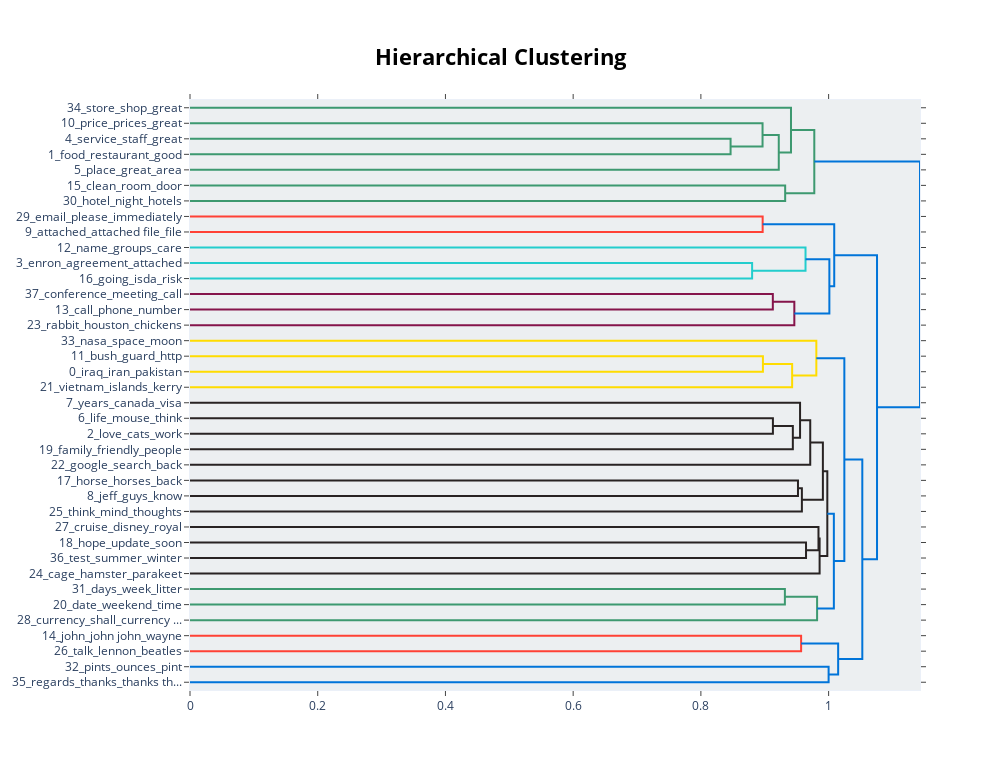

The notebook cell saved with this chart:
### Code cell
model.visualize_hierarchy()

### Figure 1 — Plotly figure (JSON) as saved in the notebook; plotly's stock layout.template omitted (floating-point values rounded to 4 significant figures)
{"data": [{"hoverinfo": "text", "marker": {"color": "rgb(61,153,112)"}, "mode": "lines", "type": "scatter", "x": [0.0, 0.8465, 0.8465, 0.0], "xaxis": "x", "y": [-25.0, -25.0, -35.0, -35.0], "yaxis": "y"}, {"hoverinfo": "text", "marker": {"color": "rgb(61,153,112)"}, "mode": "lines", "type": "scatter", "x": [0.0, 0.8965, 0.8965, 0.8465], "xaxis": "x", "y": [-15.0, -15.0, -30.0, -30.0], "yaxis": "y"}, {"hoverinfo": "text", "marker": {"color": "rgb(61,153,112)"}, "mode": "lines", "type": "scatter", "x": [0.8965, 0.922, 0.922, 0.0], "xaxis": "x", "y": [-22.5, -22.5, -45.0, -45.0], "yaxis": "y"}, {"hoverinfo": "text", "marker": {"color": "rgb(61,153,112)"}, "mode": "lines", "type": "scatter", "x": [0.0, 0.9411, 0.9411, 0.922], "xaxis": "x", "y": [-5.0, -5.0, -33.75, -33.75], "yaxis": "y"}, {"hoverinfo": "text", "marker": {"color": "rgb(61,153,112)"}, "mode": "lines", "type": "scatter", "x": [0.0, 0.932, 0.932, 0.0], "xaxis": "x", "y": [-55.0, -55.0, -65.0, -65.0], "yaxis": "y"}, {"hoverinfo": "text", "marker": {"color": "rgb(61,153,112)"}, "mode": "lines", "type": "scatter", "x": [0.9411, 0.9776, 0.9776, 0.932], "xaxis": "x", "y": [-19.38, -19.38, -60.0, -60.0], "yaxis": "y"}, {"hoverinfo": "text", "marker": {"color": "rgb(255,65,54)"}, "mode": "lines", "type": "scatter", "x": [0.0, 0.8967, 0.8967, 0.0], "xaxis": "x", "y": [-75.0, -75.0, -85.0, -85.0], "yaxis": "y"}, {"hoverinfo": "text", "marker": {"color": "rgb(35,205,205)"}, "mode": "lines", "type": "scatter", "x": [0.0, 0.8802, 0.8802, 0.0], "xaxis": "x", "y": [-105.0, -105.0, -115.0, -115.0], "yaxis": "y"}, {"hoverinfo": "text", "marker": {"color": "rgb(35,205,205)"}, "mode": "lines", "type": "scatter", "x": [0.0, 0.9638, 0.9638, 0.8802], "xaxis": "x", "y": [-95.0, -95.0, -110.0, -110.0], "yaxis": "y"}, {"hoverinfo": "text", "marker": {"color": "rgb(133,20,75)"}, "mode": "lines", "type": "scatter", "x": [0.0, 0.9126, 0.9126, 0.0], "xaxis": "x", "y": [-125.0, -125.0, -135.0, -135.0], "yaxis": "y"}, {"hoverinfo": "text", "marker": {"color": "rgb(133,20,75)"}, "mode": "lines", "type": "scatter", "x": [0.9126, 0.9463, 0.9463, 0.0], "xaxis": "x", "y": [-130.0, -130.0, -145.0, -145.0], "yaxis": "y"}, {"hoverinfo": "text", "marker": {"color": "rgb(0,116,217)"}, "mode": "lines", "type": "scatter", "x": [0.9638, 1.001, 1.001, 0.9463], "xaxis": "x", "y": [-102.5, -102.5, -137.5, -137.5], "yaxis": "y"}, {"hoverinfo": "text", "marker": {"color": "rgb(0,116,217)"}, "mode": "lines", "type": "scatter", "x": [0.8967, 1.009, 1.009, 1.001], "xaxis": "x", "y": [-80.0, -80.0, -120.0, -120.0], "yaxis": "y"}, {"hoverinfo": "text", "marker": {"color": "rgb(255,220,0)"}, "mode": "lines", "type": "scatter", "x": [0.0, 0.8971, 0.8971, 0.0], "xaxis": "x", "y": [-165.0, -165.0, -175.0, -175.0], "yaxis": "y"}, {"hoverinfo": "text", "marker": {"color": "rgb(255,220,0)"}, "mode": "lines", "type": "scatter", "x": [0.8971, 0.9429, 0.9429, 0.0], "xaxis": "x", "y": [-170.0, -170.0, -185.0, -185.0], "yaxis": "y"}, {"hoverinfo": "text", "marker": {"color": "rgb(255,220,0)"}, "mode": "lines", "type": "scatter", "x": [0.0, 0.9808, 0.9808, 0.9429], "xaxis": "x", "y": [-155.0, -155.0, -177.5, -177.5], "yaxis": "y"}, {"hoverinfo": "text", "marker": {"color": "rgb(40,35,35)"}, "mode": "lines", "type": "scatter", "x": [0.0, 0.9128, 0.9128, 0.0], "xaxis": "x", "y": [-205.0, -205.0, -215.0, -215.0], "yaxis": "y"}, {"hoverinfo": "text", "marker": {"color": "rgb(40,35,35)"}, "mode": "lines", "type": "scatter", "x": [0.9128, 0.944, 0.944, 0.0], "xaxis": "x", "y": [-210.0, -210.0, -225.0, -225.0], "yaxis": "y"}, {"hoverinfo": "text", "marker": {"color": "rgb(40,35,35)"}, "mode": "lines", "type": "scatter", "x": [0.0, 0.9553, 0.9553, 0.944], "xaxis": "x", "y": [-195.0, -195.0, -217.5, -217.5], "yaxis": "y"}, {"hoverinfo": "text", "marker": {"color": "rgb(40,35,35)"}, "mode": "lines", "type": "scatter", "x": [0.9553, 0.9712, 0.9712, 0.0], "xaxis": "x", "y": [-206.2, -206.2, -235.0, -235.0], "yaxis": "y"}, {"hoverinfo": "text", "marker": {"color": "rgb(40,35,35)"}, "mode": "lines", "type": "scatter", "x": [0.0, 0.952, 0.952, 0.0], "xaxis": "x", "y": [-245.0, -245.0, -255.0, -255.0], "yaxis": "y"}, {"hoverinfo": "text", "marker": {"color": "rgb(40,35,35)"}, "mode": "lines", "type": "scatter", "x": [0.952, 0.9581, 0.9581, 0.0], "xaxis": "x", "y": [-250.0, -250.0, -265.0, -265.0], "yaxis": "y"}, {"hoverinfo": "text", "marker": {"color": "rgb(40,35,35)"}, "mode": "lines", "type": "scatter", "x": [0.9712, 0.991, 0.991, 0.9581], "xaxis": "x", "y": [-220.6, -220.6, -257.5, -257.5], "yaxis": "y"}, {"hoverinfo": "text", "marker": {"color": "rgb(40,35,35)"}, "mode": "lines", "type": "scatter", "x": [0.0, 0.9646, 0.9646, 0.0], "xaxis": "x", "y": [-285.0, -285.0, -295.0, -295.0], "yaxis": "y"}, {"hoverinfo": "text", "marker": {"color": "rgb(40,35,35)"}, "mode": "lines", "type": "scatter", "x": [0.0, 0.9841, 0.9841, 0.9646], "xaxis": "x", "y": [-275.0, -275.0, -290.0, -290.0], "yaxis": "y"}, {"hoverinfo": "text", "marker": {"color": "rgb(40,35,35)"}, "mode": "lines", "type": "scatter", "x": [0.9841, 0.9859, 0.9859, 0.0], "xaxis": "x", "y": [-282.5, -282.5, -305.0, -305.0], "yaxis": "y"}, {"hoverinfo": "text", "marker": {"color": "rgb(40,35,35)"}, "mode": "lines", "type": "scatter", "x": [0.991, 0.998, 0.998, 0.9859], "xaxis": "x", "y": [-239.1, -239.1, -293.8, -293.8], "yaxis": "y"}, {"hoverinfo": "text", "marker": {"color": "rgb(61,153,112)"}, "mode": "lines", "type": "scatter", "x": [0.0, 0.9315, 0.9315, 0.0], "xaxis": "x", "y": [-315.0, -315.0, -325.0, -325.0], "yaxis": "y"}, {"hoverinfo": "text", "marker": {"color": "rgb(61,153,112)"}, "mode": "lines", "type": "scatter", "x": [0.9315, 0.982, 0.982, 0.0], "xaxis": "x", "y": [-320.0, -320.0, -335.0, -335.0], "yaxis": "y"}, {"hoverinfo": "text", "marker": {"color": "rgb(0,116,217)"}, "mode": "lines", "type": "scatter", "x": [0.998, 1.008, 1.008, 0.982], "xaxis": "x", "y": [-266.4, -266.4, -327.5, -327.5], "yaxis": "y"}, {"hoverinfo": "text", "marker": {"color": "rgb(0,116,217)"}, "mode": "lines", "type": "scatter", "x": [0.9808, 1.025, 1.025, 1.008], "xaxis": "x", "y": [-166.2, -166.2, -297.0, -297.0], "yaxis": "y"}, {"hoverinfo": "text", "marker": {"color": "rgb(255,65,54)"}, "mode": "lines", "type": "scatter", "x": [0.0, 0.9569, 0.9569, 0.0], "xaxis": "x", "y": [-345.0, -345.0, -355.0, -355.0], "yaxis": "y"}, {"hoverinfo": "text", "marker": {"color": "rgb(0,116,217)"}, "mode": "lines", "type": "scatter", "x": [0.0, 1.0, 1.0, 0.0], "xaxis": "x", "y": [-365.0, -365.0, -375.0, -375.0], "yaxis": "y"}, {"hoverinfo": "text", "marker": {"color": "rgb(0,116,217)"}, "mode": "lines", "type": "scatter", "x": [0.9569, 1.015, 1.015, 1.0], "xaxis": "x", "y": [-350.0, -350.0, -370.0, -370.0], "yaxis": "y"}, {"hoverinfo": "text", "marker": {"color": "rgb(0,116,217)"}, "mode": "lines", "type": "scatter", "x": [1.025, 1.053, 1.053, 1.015], "xaxis": "x", "y": [-231.6, -231.6, -360.0, -360.0], "yaxis": "y"}, {"hoverinfo": "text", "marker": {"color": "rgb(0,116,217)"}, "mode": "lines", "type": "scatter", "x": [1.009, 1.076, 1.076, 1.053], "xaxis": "x", "y": [-100.0, -100.0, -295.8, -295.8], "yaxis": "y"}, {"hoverinfo": "text", "marker": {"color": "rgb(0,116,217)"}, "mode": "lines", "type": "scatter", "x": [0.9776, 1.143, 1.143, 1.076], "xaxis": "x", "y": [-39.69, -39.69, -197.9, -197.9], "yaxis": "y"}], "layout": {"autosize": false, "height": 770, "hoverlabel": {"bgcolor": "white", "font": {"family": "Rockwell", "size": 16}}, "hovermode": "closest", "plot_bgcolor": "#ECEFF1", "showlegend": false, "title": {"font": {"color": "Black", "size": 22}, "text": "<b>Hierarchical Clustering</b>", "x": 0.5, "xanchor": "center", "yanchor": "top"}, "width": 1000, "xaxis": {"mirror": "allticks", "rangemode": "tozero", "showgrid": false, "showline": true, "showticklabels": true, "ticks": "outside", "type": "linear", "zeroline": false}, "yaxis": {"mirror": "allticks", "range": [-380, 0], "rangemode": "tozero", "showgrid": false, "showline": true, "showticklabels": true, "tickmode": "array", "ticks": "outside", "ticktext": ["34_store_shop_great", "10_price_prices_great", "4_service_staff_great", "1_food_restaurant_good", "5_place_great_area", "15_clean_room_door", "30_hotel_night_hotels", "29_email_please_immediately", "9_attached_attached file_file", "12_name_groups_care", "3_enron_agreement_attached", "16_going_isda_risk", "37_conference_meeting_call", "13_call_phone_number", "23_rabbit_houston_chickens", "33_nasa_space_moon", "11_bush_guard_http", "0_iraq_iran_pakistan", "21_vietnam_islands_kerry", "7_years_canada_visa", "6_life_mouse_think", "2_love_cats_work", "19_family_friendly_people", "22_google_search_back", "17_horse_horses_back", "8_jeff_guys_know", "25_think_mind_thoughts", "27_cruise_disney_royal", "18_hope_update_soon", "36_test_summer_winter", "24_cage_hamster_parakeet", "31_days_week_litter", "20_date_weekend_time", "28_currency_shall_currency ...", "14_john_john john_wayne", "26_talk_lennon_beatles", "32_pints_ounces_pint", "35_regards_thanks_thanks th..."], "tickvals": [-5, -15, -25, -35, -45, -55, -65, -75, -85, -95, -105, -115, -125, -135, -145, -155, -165, -175, -185, -195, -205, -215, -225, -235, -245, -255, -265, -275, -285, -295, -305, -315, -325, -335, -345, -355, -365, -375], "type": "linear", "zeroline": false}}}
